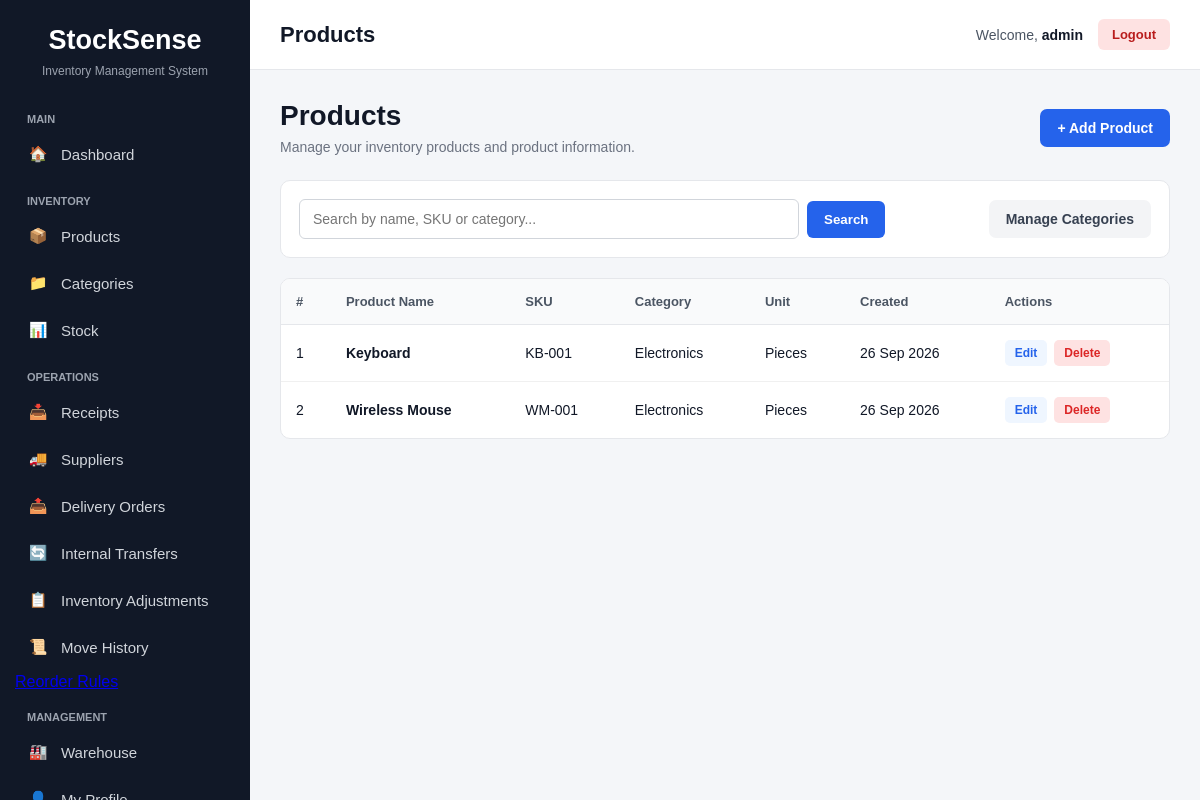
Page /inventory/products/ (signed in) on the earlier database version.
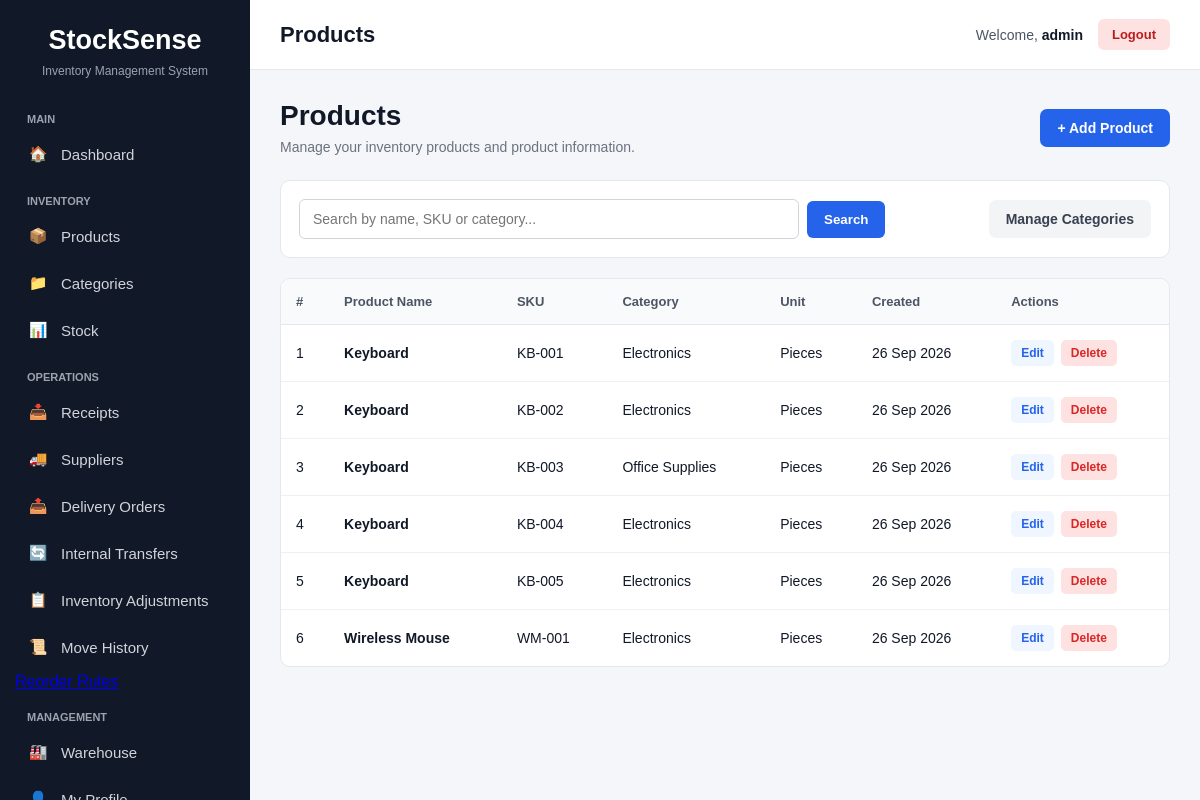
Same page on the later database version.
### inventory/models.py (models this page shows, shortened)
class Product(models.Model):
    name = models.CharField(max_length=200)
    sku = models.CharField(max_length=100, unique=True)
    category = models.ForeignKey(
        Category,
        on_delete=models.CASCADE,
        related_name='products'
    )
    unit_of_measure = models.CharField(max_length=50)
    created_at = models.DateTimeField(auto_now_add=True)
    updated_at = models.DateTimeField(auto_now=True)

class Category(models.Model):
    name = models.CharField(max_length=100, unique=True)
    description = models.TextField(blank=True)
    created_at = models.DateTimeField(auto_now_add=True)
    updated_at = models.DateTimeField(auto_now=True)

### inventory/views.py (the view)
@login_required
def product_list(request):
    search = request.GET.get('search', '').strip()
    products = Product.objects.select_related(
        'category'
    ).order_by('name')
    if search:
        products = products.filter(
            Q(name__icontains=search) |
            Q(sku__icontains=search) |
            Q(category__name__icontains=search)
        )
    context = {
        'products': products,
        'search': search,
    }
    return render(
        request,
        'inventory/product_list.html',
        context
    )

### templates/inventory/product_list.html (shortened to what this page needs)
{% extends "base.html" %}
{% block page_title %}
Products
{% endblock %}
{% block content %}
<div class="page-header">
    <div>
        <h1>Products</h1>
        <p>
            Manage your inventory products and product information.
        </p>
    </div>
    <a href="{% url 'inventory:product_create' %}"
       class="primary-button">
        + Add Product
    </a>
</div>
<div class="toolbar">
    <form method="GET"
          class="search-form">
        <input
            type="text"
            name="search"
            value="{{ search }}"
            placeholder="Search by name, SKU or category..."
        >
        <button type="submit">
            Search
        </button>
    </form>
    <a href="{% url 'inventory:category_list' %}"
       class="secondary-button">
        Manage Categories
    </a>
</div>
<div class="table-card">
    <table>
        <thead>
            <tr>
                <th>#</th>
                <th>Product Name</th>
                <th>SKU</th>
                <th>Category</th>
                <th>Unit</th>
                <th>Created</th>
                <th>Actions</th>
            </tr>
        </thead>
        <tbody>
            {% for product in products %}
                <tr>
                    <td>
                        {{ forloop.counter }}
                    </td>
                    <td>
                        <strong>
                            {{ product.name }}
                        </strong>
                    </td>
                    <td>
                        {{ product.sku }}
                    </td>
                    <td>
                        {{ product.category.name }}
                    </td>
                    <td>
                        {{ product.unit_of_measure }}
                    </td>
                    <td>
                        {{ product.created_at|date:"d M Y" }}
                    </td>
                    <td>
                        <div class="action-buttons">
                            <a
                                href="{% url 'inventory:product_update' product.pk %}"
                                class="edit-button"
                            >
                                Edit
                            </a>
                            <a
                                href="{% url 'inventory:product_delete' product.pk %}"
                                class="delete-button"
                            >
                                Delete
                            </a>
                        </div>
                    </td>
                </tr>
            {% endfor %}
        </tbody>
    </table>
</div>
{% endblock %}

### templates/base.html (shortened to what this page needs)
<!DOCTYPE html>
<html lang="en">
<head>
</head>
<body>
<aside class="sidebar">
    <div class="logo">
        StockSense
    </div>
    <div class="logo-subtitle">
        Inventory Management System
    </div>
    <div class="menu-title">
        Main
    </div>
    <a href="{% url 'dashboard:home' %}"
       class="nav-link">
        <span class="nav-icon">🏠</span>
        Dashboard
    </a>
    <div class="menu-title">
        Inventory
    </div>
    <a href="{% url 'inventory:product_list' %}"
   class="nav-link">
    <span class="nav-icon">📦</span>
    Products
</a>
<a href="{% url 'inventory:category_list' %}"
   class="nav-link">
    <span class="nav-icon">📁</span>
    Categories
</a>
    <a href="{% url 'inventory:stock_list' %}"
   class="nav-link">
    <span class="nav-icon">📊</span>
    Stock
</a>
    <div class="menu-title">
        Operations
    </div>
    <a href="{% url 'operations:receipt_list' %}"
   class="nav-link">
    <span class="nav-icon">📥</span>
    Receipts
    </a>
    <a href="{% url 'operations:supplier_list' %}"
   class="nav-link">
    <span class="nav-icon">🚚</span>
    Suppliers
    </a>
    <a href="{% url 'operations:delivery_list' %}"
   class="nav-link">
    <span class="nav-icon">📤</span>
    Delivery Orders
    </a>
    <a href="{% url 'operations:transfer_list' %}"
   class="nav-link">
    <span class="nav-icon">🔄</span>
    Internal Transfers
    </a>
    <a href="{% url 'operations:adjustment_list' %}"
   class="nav-link">
    <span class="nav-icon">📋</span>
    Inventory Adjustments
    </a>
    <a href="{% url 'operations:ledger_list' %}"
   class="nav-link">
    <span class="nav-icon">📜</span>
    Move History
    </a>
    <a href="{% url 'operations:reorder_rule_list' %}">
    </a>
    <div class="menu-title">
        Management
    </div>
    <a href="{% url 'warehouse:warehouse_list' %}"
   class="nav-link">
    <span class="nav-icon">🏭</span>
    Warehouse
     </a>
    <a href="#"
       class="nav-link">
        <span class="nav-icon">👤</span>
    </a>
</aside>
<main class="main-content">
    <header class="topbar">
        <div class="page-title">
            {% block page_title %}{% endblock %}
        </div>
        <div class="user-section">
            <span>
                Welcome,
                <span class="user-name">
                    {{ request.user.username }}
                </span>
            </span>
            <a href="{% url 'accounts:logout' %}"
               class="logout-button">
                Logout
            </a>
        </div>
    </header>
    <section class="content">
        {% block content %}
        {% endblock %}
    </section>
</main>
</body>
</html>

### templates/base.html (style rules this page uses)
* { box-sizing: border-box; margin: 0; padding: 0; }
body { font-family: Arial, Helvetica, sans-serif; background: #f4f6f9; color: #111827; }
.sidebar { position: fixed; left: 0; top: 0; width: 250px; height: 100vh; background: #111827; color: white; padding: 25px 15px; overflow-y: auto; }
.logo { text-align: center; font-size: 27px; font-weight: bold; margin-bottom: 8px; }
.logo-subtitle { text-align: center; color: #9ca3af; font-size: 12px; margin-bottom: 35px; }
.menu-title { color: #9ca3af; font-size: 11px; font-weight: bold; text-transform: uppercase; padding: 0 12px; margin-top: 20px; margin-bottom: 8px; }
.nav-link { display: flex; align-items: center; gap: 12px; padding: 12px; margin-bottom: 5px; border-radius: 7px; color: #d1d5db; text-decoration: none; font-size: 15px; transition: 0.2s; }
.nav-icon { width: 22px; text-align: center; }
.main-content { margin-left: 250px; min-height: 100vh; }
.topbar { height: 70px; background: white; border-bottom: 1px solid #e5e7eb; display: flex; align-items: center; justify-content: space-between; padding: 0 30px; }
.page-title { font-size: 22px; font-weight: bold; color: #111827; }
.user-section { display: flex; align-items: center; gap: 15px; font-size: 14px; color: #4b5563; }
.user-name { font-weight: bold; color: #111827; }
.logout-button { padding: 8px 14px; border-radius: 6px; background: #fee2e2; color: #b91c1c; text-decoration: none; font-size: 13px; font-weight: bold; }
.content { padding: 30px; }

### templates/inventory/product_list.html (style rules this page uses)
.page-header { display: flex; justify-content: space-between; align-items: center; margin-bottom: 25px; }
.page-header h1 { font-size: 28px; margin-bottom: 7px; }
.page-header p { color: #6b7280; font-size: 14px; }
.primary-button, .secondary-button { text-decoration: none; padding: 11px 17px; border-radius: 7px; font-size: 14px; font-weight: bold; }
.primary-button { background: #2563eb; color: white; }
.secondary-button { background: #f3f4f6; color: #374151; }
.toolbar { background: white; border: 1px solid #e5e7eb; border-radius: 10px; padding: 18px; margin-bottom: 20px; display: flex; justify-content: space-between; align-items: center; gap: 15px; }
.search-form { display: flex; align-items: center; gap: 8px; flex: 1; }
.search-form input { width: 100%; max-width: 500px; padding: 11px 13px; border: 1px solid #d1d5db; border-radius: 6px; font-size: 14px; }
.search-form button { padding: 11px 17px; border: none; border-radius: 6px; background: #2563eb; color: white; font-weight: bold; cursor: pointer; }
.table-card { background: white; border: 1px solid #e5e7eb; border-radius: 10px; overflow-x: auto; }
table { width: 100%; border-collapse: collapse; }
th { background: #f9fafb; color: #4b5563; font-size: 13px; text-align: left; padding: 15px; border-bottom: 1px solid #e5e7eb; }
td { padding: 15px; border-bottom: 1px solid #f0f0f0; font-size: 14px; }
tr:last-child td { border-bottom: none; }
.action-buttons { display: flex; gap: 7px; }
.edit-button, .delete-button { text-decoration: none; padding: 6px 10px; border-radius: 5px; font-size: 12px; font-weight: bold; }
.edit-button { background: #eff6ff; color: #2563eb; }
.delete-button { background: #fee2e2; color: #dc2626; }

Differences in the rows shown:
added Product: name "Keyboard", sku "KB-002", category.name "Electronics", unit_of_measure "Pieces", created_at "26 Sep 2026"
added Product: name "Keyboard", sku "KB-003", category.name "Office Supplies", unit_of_measure "Pieces", created_at "26 Sep 2026"
added Product: name "Keyboard", sku "KB-004", category.name "Electronics", unit_of_measure "Pieces", created_at "26 Sep 2026"
added Product: name "Keyboard", sku "KB-005", category.name "Electronics", unit_of_measure "Pieces", created_at "26 Sep 2026"
